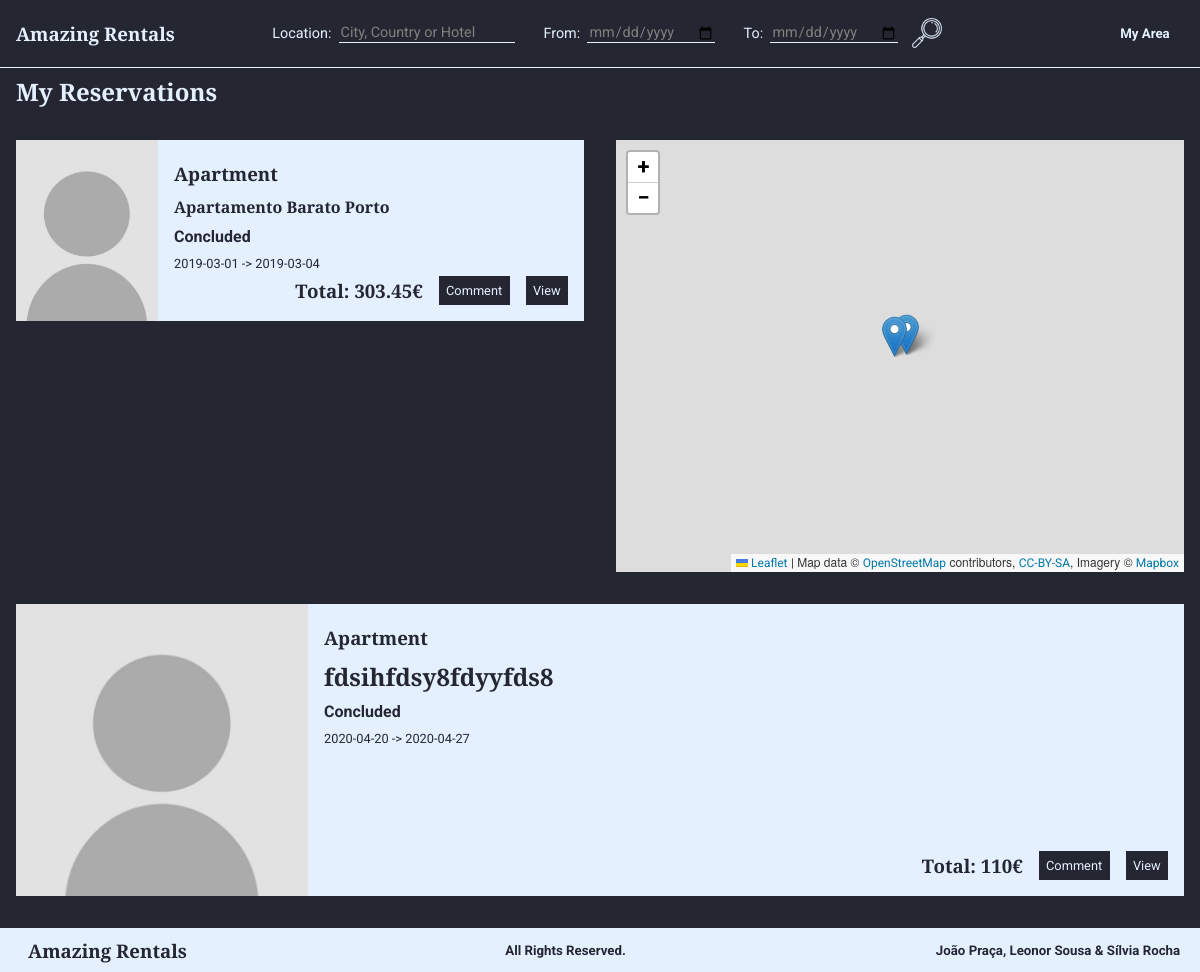
Page /listReservations.php (signed in) on the earlier database version.
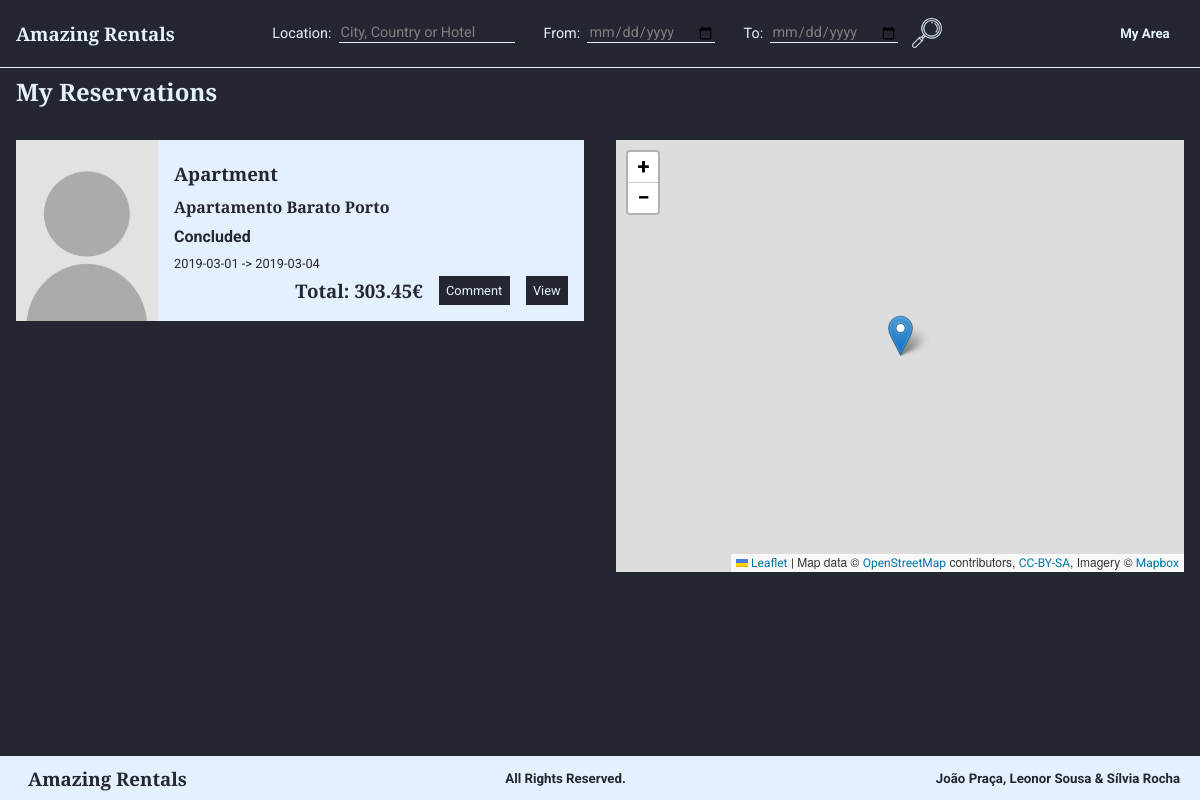
Same page on the later database version.
### tables this page shows
CREATE TABLE Reserva (
    idReserva       INTEGER PRIMARY KEY, 
    dataCheckIn     DATE    NOT NULL,
    dataCheckOut    DATE   NOT NULL,
    numHospedes     INTEGER CHECK (numHospedes > 0), 
    precoTotal      REAL    CHECK (precoTotal > 0), 
    idEstado        INTEGER REFERENCES Estado(idEstado) ON DELETE CASCADE ON UPDATE CASCADE,
    idHabitacao     INTEGER REFERENCES Habitacao(idHabitacao),
    idUtilizador       INTEGER REFERENCES Utilizador(idUtilizador),
    UNIQUE (dataCheckIn, idHabitacao)
);

CREATE TABLE Habitacao (
    idHabitacao INTEGER PRIMARY KEY,
    nome        TEXT,
    numQuartos  INTEGER CHECK (numQuartos > 0), 
    maxHospedes INTEGER CHECK (maxHospedes > 0),  
    precoNoite  REAL    CHECK (precoNoite > 0), 
    taxaLimpeza REAL CHECK (taxaLimpeza >= 0), 
    descricao   TEXT,
    latitude    REAL    CHECK(latitude>=-90 and latitude<=90),
    longitude   REAL    CHECK(longitude>=-180 and longitude<=180),
    morada      TEXT,
    idCidade    INTEGER REFERENCES Cidade(idCidade) ON DELETE RESTRICT ON UPDATE RESTRICT, 
    idUtilizador INTEGER REFERENCES Utilizador(idUtilizador) ON DELETE CASCADE ON UPDATE CASCADE,
    idTipo      INTEGER REFERENCES TipoDeHabitacao (idTipo) ON DELETE SET NULL ON UPDATE CASCADE, 
    idPolitica  INTEGER REFERENCES PoliticaDeCancelamento (idPolitica) ON DELETE RESTRICT ON UPDATE CASCADE
);

CREATE TABLE TipoDeHabitacao (
    idTipo  INTEGER PRIMARY KEY,
    nome    VARCHAR(30) UNIQUE NOT NULL
);

CREATE TABLE Estado (
    idEstado    INTEGER PRIMARY KEY,                 
    estado      CHAR(9) UNIQUE NOT NULL
);

### database/habitations.php (called while the page is built, shortened)
<?php
function getReservationsByClient($user_id){
    global $db;
    $stmt = $db->prepare('SELECT idReserva FROM Reserva WHERE idUtilizador = ?');
    $stmt->execute(array($user_id));
    return $stmt->fetchAll();
}
function getReservationById($id){
    global $db;
    $stmt = $db->prepare('SELECT * FROM Reserva WHERE idReserva = ?');
    $stmt->execute(array($id));
    return $stmt->fetch();
}
function getHabitationById($id){
    global $db;
    $stmt = $db->prepare('SELECT * FROM Habitacao WHERE idHabitacao=?');
    $stmt->execute(array($id));
    return $stmt->fetch();
}
function getNameType($id){
    global $db;
    $stmt = $db->prepare('SELECT nome FROM TipoDeHabitacao WHERE idTipo=?');
    $stmt->execute(array($id));
    return $stmt->fetch();
}
function getHabitationPictures($id){
    global $db;
    $stmt = $db->prepare('SELECT * FROM Imagem WHERE idHabitacao=?');
    $stmt->execute(array($id));
    return $stmt->fetchAll();
}
function getStateName($idState){
    global $db;
    $stmt = $db->prepare('SELECT * FROM Estado WHERE idEstado=?');
    $stmt->execute(array($idState));
    return $stmt->fetch()['estado'];
}
?>

### templates/properties/viewShortReservation.php (the view)
<section class="reservationShort">
    <?php
        include_once("database/connection.php");
        include_once("database/habitations.php");
        $habitation=getHabitationById($reservation['idHabitacao']);
        $pictures=getHabitationPictures($habitation['idHabitacao']);
        if ($pictures != null){
            echo '<img src=' . $pictures[0]['urlImagem'] . 'alt=' . $pictures[0]['legenda'] . '>';
        }
        else{
            echo '<img src="images/ownerPicture.jpg"  alt="Habitation Picture">';
        }
    ?>
    <div class="rightText">
        <h3><?=getNameType($habitation['idTipo'])['nome']?></h3>
        <h1><?=$habitation['nome']?></h1>
        <h4><?=getStateName($reservation['idEstado'])?></h4>
        <p><?=$reservation['dataCheckIn']?> -> <?=$reservation['dataCheckOut']?></p>
        <?php
            $datetime1 = strtotime($reservation['dataCheckIn'] . ' 00:00:00');
            $datetime2 = strtotime($reservation['dataCheckOut'] . ' 00:00:00');
            $secs = $datetime2 - $datetime1;
            $days = $secs / 86400;
            $total = $habitation['precoNoite']*$days+$habitation['taxaLimpeza'];
        ?>
            <div class="horizontalElements">
                <h3>Total: <?=$total?>€</h3>
                <?php
                    $state = $reservation['idEstado'];
                    if ($state == 0)
                        echo '<a href=#>" class="submit"><p>Cancel</p></a>';
                    else if ($state == 1){
                        echo '<a href="viewProperty.php?id=' . $habitation['idHabitacao'] . '#comment_form" class="submit"><p>Comment</p></a>';
                    }
                ?>
                <a href="viewProperty.php?id=<?=$reservation['idHabitacao']?>" class="submit"> <p> View </p> </a>
            </div>
        </div>
    </div>
</section>

### templates/common/header.php (shortened to what this page needs)
<!DOCTYPE html>
<html>
    <head>
        <link href="style.css" rel="stylesheet">
        <link href="layout.css" rel="stylesheet">
        <link href="responsive.css" rel="stylesheet">
        <link rel="stylesheet" href="https://unpkg.com/leaflet@1.6.0/dist/leaflet.css"/>
    </head>
    <body>
        <div class="content">
            <nav id="menu">
            <ul>
                <li><a href="homepage.php"><h3>Amazing Rentals</h3></a></li>
                <li>
                    <?php
                        include('templates/common/search.php');
                    ?>
                </li>
                    <?php
                    if ($logedin){ ?>
                        <li>
                            <div class="dropdown">
                                <h5>My Area</h5>
                            </div>
                        </li>
                    <?php } ?>
            </ul>
        </nav>

### templates/common/search.php
<form id="search" method="get" action="listSearch.php">
    <p> Location: </p>
    <input class="search_input" type="search" name="location" placeholder="City, Country or Hotel" id="search_text_input" required>
    <p> From: </p>
    <input class="search_input" type="date" name="dateFrom" id="dateFrom" required>
    <p> To: </p>
    <input class="search_input" type="date" name="dateTo" id="dateTo" required>
    <input type="image" src="images/glass.png" alt="Submit" height="30" id="glass">
</form>

### listReservations.php (shortened to what this page needs)
<?php
  include('database/connection.php');
  include('database/habitations.php');
  $logedin=true;
  include('templates/common/header.php');
  $reservations = getReservationsByClient($_SESSION['user']);
  echo '<h2 class="subtitle">My Reservations</h2>';
  echo '<section id="listPropertiesMap">';
  echo '<aside id="map">';
  include('templates/properties/map.php');
  echo '</aside>';
  echo '<section id="propertiesSection">';
  foreach ($reservations as $reservationId){
    $reservation = getReservationById($reservationId['idReserva']);
    include("templates/properties/viewShortReservation.php");
  }
  include('templates/common/footer.php');
?>

### templates/properties/map.php (shortened to what this page needs)
<div id="mapid"></div>

### templates/common/footer.php (shortened to what this page needs)
        <footer class="footer">
            <h3>Amazing Rentals</h3>
            <h5>All Rights Reserved.</h5>
            <h5>João Praça, Leonor Sousa & Sílvia Rocha</h5>
        </footer>
    </body>
</html>

### style.css (style rules this page uses)
:root { --myDarkBlue: #242732; --myLightBlue: #E5F0FF; --titlesFont: Arvo, Courier, sans-serif; --bodyFont: Roboto, sans-serif; }
h1, h2, h3 { font-family: var(--titlesFont); margin: 0 0.5em 0 0; }
h4, h5, h6, p, span, input, label, tr, a, #filter_button { font-family: var(--bodyFont); }
p { font-size: 0.8em; }
a { color: var(--myLightBlue) }
body { background-color: var(--myDarkBlue); color: var(--myLightBlue); }
#menu { border-bottom-width: thin; border-bottom-color: var(--myLightBlue); border-bottom-style: solid; background-color: var(--myDarkBlue); }
#menu ul { list-style-type: none; }
#menu a { color: var(--myLightBlue); text-decoration: none; }
body>footer { background: var(--myLightBlue); color: var(--myDarkBlue); }
#menu li:first-child+li+li h5, #menu li:first-child+li+li+li h5, .dropdown-content p { background: var(--myDarkBlue); border-style: solid; border-width: thin; border-color: var(--myDarkBlue); }
input, select, textarea { background: var(--myLightBlue); color: var(--myDarkBlue); border-style: none; }
#glass { background: var(--myDarkBlue); }
.search_input { border-bottom-width: thin; border-bottom-color: var(--myLightBlue); border-bottom-style: solid; background-color: transparent; color: var(--myLightBlue); }
.submit { background: var(--myDarkBlue); color: var(--myLightBlue); text-align: center; border-style: solid; border-width: thin; border-color: var(--myDarkBlue); }
.propertyShort, .reservationShort, .propertySearch { background: var(--myLightBlue); color: var(--myDarkBlue); }
.propertyShort a, .reservationShort a, .propertySearch a { text-decoration: none; }
#search p, input { font-size: 0.9em; }
#search input::placeholder, #search #dateFrom, #search #dateTo, #search input { color: grey; }
a { text-decoration: none; }

### layout.css (style rules this page uses)
html, body { height: 100%; }
body { display: flex; flex-direction: column; margin: 0; padding: 0; }
.content { flex: 1 0 auto; margin: 3.7em 0 0 0; }
#menu { position: fixed; top: 0; width: 100%; z-index: 999; overflow: visible; }
#menu ul { text-align: center; padding: 0; margin: 0; display: flex; align-items: center; justify-content: space-between; }
#menu li:first-child, #menu li:first-child~li~li { flex-basis: 200px; text-align: right; }
#menu li:first-child { text-align: left; margin-top: 1em; margin-bottom: 1em; }
#glass { vertical-align: middle; margin: 1em; }
#search_text_input, #dateFrom, #dateTo { margin-right: 0em; }
#menu li { padding: 0em 1em; }
#menu h5 { margin: 0; padding: 1em; }
.footer { flex-shrink: 0; text-align: center; margin: 1em 0 0 0; padding: 0; display: flex; align-items: center; justify-content: space-between; }
.footer h3, h5 { margin: 0.5em; padding: 0em 1em; }
#search { display: flex; align-items: center; }
#search p { margin-left: 2em; margin-right: 0.5em; }
#mapid { height: 400px; padding: 1rem; }
.dropdown { position: relative; display: inline-block; }
.propertyShort, .reservationShort, .propertySearch { display: flex; margin: 1rem; }
.propertyShort img, .reservationShort img, .propertySearch img { object-fit: cover; width: 25%; }
.rightText { display: flex; flex-direction: column; justify-content: flex-start; padding: 1rem; width: 75%; }
.rightText h1, h3, h4, p { margin: 0; padding: 0.3rem 0 0.3rem 0; }
.horizontalElements { display: flex; justify-content: flex-end; align-items: center; margin-top: auto; }
.horizontalElements a { margin-left: 1em; }
.horizontalElements h3 { padding: 0; }
.horizontalElements p { padding: 0.5em; }
.subtitle { margin: 1rem; }
#listPropertiesMap { display: grid; grid-template-areas: "data aside"; grid-auto-columns: 50%; }
#propertiesSection { grid-area: data; }
#listPropertiesMap aside { grid-area: aside; padding: 1em; align-items: center; }

Differences in the rows shown:
removed reserva: idHabitacao.nome "Apartment", idHabitacao.nome "fdsihfdsy8fdyyfds8", idEstado.estado "Concluded", dataCheckIn "2020-04-20", dataCheckOut "2020-04-27", total "110"
